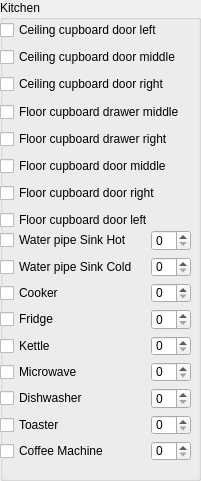
   <widget class="QGroupBox" name="groupBox_4">
    <property name="geometry">
     <rect>
      <x>470</x>
      <y>10</y>
      <width>201</width>
      <height>481</height>
     </rect>
    </property>
    <property name="title">
     <string>Kitchen</string>
    </property>
    <widget class="QWidget" name="widget_4" native="true">
     <property name="geometry">
      <rect>
       <x>0</x>
       <y>20</y>
       <width>191</width>
       <height>211</height>
      </rect>
     </property>
     <layout class="QVBoxLayout" name="verticalLayout_22">
      <item>
       <widget class="QWidgetMod" name="qWidgetMod_21">
        <property name="GroupId">
         <number>10</number>
        </property>
        <layout class="QHBoxLayout" name="horizontalLayout_14">
         <property name="spacing">
          <number>0</number>
         </property>
         <property name="margin">
          <number>0</number>
         </property>
         <item>
          <widget class="CheckBoxUI" name="checkBoxUI_21">
           <property name="text">
            <string>Ceiling cupboard door left</string>
           </property>
           <property name="SensorId">
            <number>3</number>
           </property>
           <property name="SensorType">
            <number>0</number>
           </property>
           <property name="SensorHighMessage">
            <string>high</string>
           </property>
           <property name="SensorLowMessage">
            <string>low</string>
           </property>
           <property name="testValue" stdset="0">
            <number>123</number>
           </property>
          </widget>
         </item>
        </layout>
       </widget>
      </item>
      <item>
       <widget class="QWidgetMod" name="qWidgetMod_22">
        <property name="GroupId">
         <number>10</number>
        </property>
        <layout class="QHBoxLayout" name="horizontalLayout_15">
         <property name="spacing">
          <number>0</number>
         </property>
         <property name="margin">
          <number>0</number>
         </property>
         <item>
          <widget class="CheckBoxUI" name="checkBoxUI_22">
           <property name="text">
            <string>Ceiling cupboard door middle</string>
           </property>
           <property name="SensorId">
            <number>4</number>
           </property>
           <property name="SensorType">
            <number>0</number>
           </property>
           <property name="SensorHighMessage">
            <string>high</string>
           </property>
           <property name="SensorLowMessage">
            <string>low</string>
           </property>
           <property name="testValue" stdset="0">
            <number>123</number>
           </property>
          </widget>
         </item>
        </layout>
       </widget>
      </item>
      <item>
       <widget class="QWidgetMod" name="qWidgetMod_23">
        <property name="GroupId">
         <number>10</number>
        </property>
        <layout class="QHBoxLayout" name="horizontalLayout_16">
         <property name="spacing">
          <number>0</number>
         </property>
         <property name="margin">
          <number>0</number>
         </property>
         <item>
          <widget class="CheckBoxUI" name="checkBoxUI_23">
           <property name="text">
            <string>Ceiling cupboard door right</string>
           </property>
           <property name="SensorId">
            <number>5</number>
           </property>
           <property name="SensorType">
            <number>0</number>
           </property>
           <property name="SensorHighMessage">
            <string>high</string>
           </property>
           <property name="SensorLowMessage">
            <string>low</string>
           </property>
           <property name="testValue" stdset="0">
            <number>123</number>
           </property>
          </widget>
         </item>
        </layout>
       </widget>
      </item>
      <item>
       <widget class="QWidgetMod" name="qWidgetMod_24">
        <property name="GroupId">
         <number>10</number>
        </property>
        <layout class="QHBoxLayout" name="horizontalLayout_17">
         <property name="spacing">
          <number>0</number>
         </property>
         <property name="margin">
          <number>0</number>
         </property>
         <item>
          <widget class="CheckBoxUI" name="checkBoxUI_24">
           <property name="text">
            <string>Floor cupboard drawer middle</string>
           </property>
           <property name="SensorId">
            <number>6</number>
           </property>
           <property name="SensorType">
            <number>0</number>
           </property>
           <property name="SensorHighMessage">
            <string>high</string>
           </property>
           <property name="SensorLowMessage">
            <string>low</string>
           </property>
           <property name="testValue" stdset="0">
            <number>123</number>
           </property>
          </widget>
         </item>
        </layout>
       </widget>
      </item>
      <item>
       <widget class="QWidgetMod" name="qWidgetMod_25">
        <property name="GroupId">
         <number>10</number>
        </property>
        <layout class="QHBoxLayout" name="horizontalLayout_18">
         <property name="spacing">
          <number>0</number>
         </property>
         <property name="margin">
          <number>0</number>
         </property>
         <item>
          <widget class="CheckBoxUI" name="checkBoxUI_25">
           <property name="text">
            <string>Floor cupboard drawer right</string>
           </property>
           <property name="SensorId">
            <number>7</number>
           </property>
           <property name="SensorType">
            <number>0</number>
           </property>
           <property name="SensorHighMessage">
            <string>high</string>
           </property>
           <property name="SensorLowMessage">
            <string>low</string>
           </property>
           <property name="testValue" stdset="0">
            <number>123</number>
           </property>
          </widget>
         </item>
        </layout>
       </widget>
      </item>
      <item>
       <widget class="QWidgetMod" name="qWidgetMod_26">
        <property name="GroupId">
         <number>10</number>
        </property>
        <layout class="QHBoxLayout" name="horizontalLayout_19">
         <property name="spacing">
          <number>0</number>
         </property>
         <property name="margin">
          <number>0</number>
         </property>
         <item>
          <widget class="CheckBoxUI" name="checkBoxUI_26">
           <property name="text">
            <string>Floor cupboard door middle</string>
           </property>
           <property name="SensorId">
            <number>8</number>
           </property>
           <property name="SensorType">
            <number>0</number>
           </property>
           <property name="SensorHighMessage">
            <string>high</string>
           </property>
           <property name="SensorLowMessage">
            <string>low</string>
           </property>
           <property name="testValue" stdset="0">
            <number>123</number>
           </property>
          </widget>
         </item>
        </layout>
       </widget>
      </item>
      <item>
       <widget class="QWidgetMod" name="qWidgetMod_27">
        <property name="GroupId">
         <number>10</number>
        </property>
        <layout class="QHBoxLayout" name="horizontalLayout_20">
         <property name="spacing">
          <number>0</number>
         </property>
         <property name="margin">
          <number>0</number>
         </property>
         <item>
          <widget class="CheckBoxUI" name="checkBoxUI_27">
           <property name="text">
            <string>Floor cupboard door right</string>
           </property>
           <property name="SensorId">
            <number>9</number>
           </property>
           <property name="SensorType">
            <number>0</number>
           </property>
           <property name="SensorHighMessage">
            <string>high</string>
           </property>
           <property name="SensorLowMessage">
            <string>low</string>
           </property>
           <property name="testValue" stdset="0">
            <number>123</number>
           </property>
          </widget>
         </item>
        </layout>
       </widget>
      </item>
      <item>
       <widget class="QWidgetMod" name="qWidgetMod_28">
        <property name="GroupId">
         <number>10</number>
        </property>
        <layout class="QHBoxLayout" name="horizontalLayout_21">
         <property name="spacing">
          <number>0</number>
         </property>
         <property name="margin">
          <number>0</number>
         </property>
         <item>
          <widget class="CheckBoxUI" name="checkBoxUI_28">
           <property name="text">
            <string>Floor cupboard door left</string>
           </property>
           <property name="SensorId">
            <number>10</number>
           </property>
           <property name="SensorType">
            <number>0</number>
           </property>
           <property name="SensorHighMessage">
            <string>high</string>
           </property>
           <property name="SensorLowMessage">
            <string>low</string>
           </property>
           <property name="testValue" stdset="0">
            <number>123</number>
           </property>
          </widget>
         </item>
        </layout>
       </widget>
      </item>
     </layout>
    </widget>
    <widget class="QWidget" name="widget_5" native="true">
     <property name="geometry">
      <rect>
       <x>0</x>
       <y>230</y>
       <width>191</width>
       <height>231</height>
      </rect>
     </property>
     <layout class="QVBoxLayout" name="verticalLayout_33">
      <item>
       <widget class="QWidgetMod" name="qWidgetMod_60">
        <property name="GroupId">
         <number>10</number>
        </property>
        <layout class="QHBoxLayout" name="horizontalLayout_54">
         <property name="spacing">
          <number>0</number>
         </property>
         <property name="margin">
          <number>0</number>
         </property>
         <item>
          <widget class="CheckBoxUI" name="checkBoxUI_61">
           <property name="text">
            <string>Water pipe Sink Hot</string>
           </property>
           <property name="SensorId">
            <number>1</number>
           </property>
           <property name="SensorType">
            <number>2</number>
           </property>
           <property name="SensorHighMessage">
            <string>on</string>
           </property>
           <property name="SensorLowMessage">
            <string>off</string>
           </property>
           <property name="testValue" stdset="0">
            <number>123</number>
           </property>
          </widget>
         </item>
         <item>
          <widget class="SpinBoxMod" name="spinBoxMod_5">
           <property name="GroupId">
            <number>10</number>
           </property>
           <property name="ValueIncreasedMessage">
            <string>increasing</string>
           </property>
           <property name="ValueDecreasedMessage">
            <string>decreasing</string>
           </property>
           <property name="maximumSize">
            <size>
             <width>40</width>
             <height>16777215</height>
            </size>
           </property>
          </widget>
         </item>
        </layout>
       </widget>
      </item>
      <item>
       <widget class="QWidgetMod" name="qWidgetMod_20">
        <property name="GroupId">
         <number>10</number>
        </property>
        <layout class="QHBoxLayout" name="horizontalLayout_2">
         <property name="spacing">
          <number>0</number>
         </property>
         <property name="margin">
          <number>0</number>
         </property>
         <item>
          <widget class="CheckBoxUI" name="checkBoxUI_20">
           <property name="text">
            <string>Water pipe Sink Cold</string>
           </property>
           <property name="SensorId">
            <number>2</number>
           </property>
           <property name="SensorType">
            <number>1</number>
           </property>
           <property name="SensorHighMessage">
            <string>on</string>
           </property>
           <property name="SensorLowMessage">
            <string>off</string>
           </property>
           <property name="testValue" stdset="0">
            <number>123</number>
           </property>
          </widget>
         </item>
         <item>
          <widget class="SpinBoxMod" name="spinBoxMod_2">
           <property name="GroupId">
            <number>10</number>
           </property>
           <property name="ValueIncreasedMessage">
            <string>increasing</string>
           </property>
           <property name="ValueDecreasedMessage">
            <string>decreasing</string>
           </property>
           <property name="maximumSize">
            <size>
             <width>40</width>
             <height>16777215</height>
            </size>
           </property>
          </widget>
         </item>
        </layout>
       </widget>
      </item>
      <item>
       <widget class="QWidgetMod" name="qWidgetMod_29">
        <property name="GroupId">
         <number>10</number>
        </property>
        <layout class="QHBoxLayout" name="horizontalLayout_22">
         <property name="spacing">
          <number>0</number>
         </property>
         <property name="margin">
          <number>0</number>
         </property>
         <item>
          <widget class="CheckBoxUI" name="checkBoxUI_29">
           <property name="text">
            <string>Cooker</string>
           </property>
           <property name="SensorId">
            <number>44</number>
           </property>
           <property name="SensorType">
            <number>4</number>
           </property>
           <property name="SensorHighMessage">
            <string>on</string>
           </property>
           <property name="SensorLowMessage">
            <string>off</string>
           </property>
           <property name="testValue" stdset="0">
            <number>123</number>
           </property>
          </widget>
         </item>
         <item>
          <widget class="SpinBoxMod" name="spinBoxMod_6">
           <property name="GroupId">
            <number>10</number>
           </property>
           <property name="ValueIncreasedMessage">
            <string>increasing</string>
           </property>
           <property name="ValueDecreasedMessage">
            <string>decreasing</string>
           </property>
           <property name="maximumSize">
            <size>
             <width>40</width>
             <height>16777215</height>
            </size>
           </property>
          </widget>
         </item>
        </layout>
       </widget>
      </item>
      <item>
       <widget class="QWidgetMod" name="qWidgetMod_30">
        <property name="GroupId">
         <number>10</number>
        </property>
        <layout class="QHBoxLayout" name="horizontalLayout_23">
         <property name="spacing">
          <number>0</number>
         </property>
         <property name="margin">
          <number>0</number>
         </property>
         <item>
          <widget class="CheckBoxUI" name="checkBoxUI_30">
           <property name="text">
            <string>Fridge </string>
           </property>
           <property name="SensorId">
            <number>50</number>
           </property>
           <property name="SensorType">
            <number>4</number>
           </property>
           <property name="SensorHighMessage">
            <string>on</string>
           </property>
           <property name="SensorLowMessage">
            <string>off</string>
           </property>
           <property name="testValue" stdset="0">
            <number>123</number>
           </property>
          </widget>
         </item>
         <item>
          <widget class="SpinBoxMod" name="spinBoxMod_7">
           <property name="GroupId">
            <number>10</number>
           </property>
           <property name="ValueIncreasedMessage">
            <string>increasing</string>
           </property>
           <property name="ValueDecreasedMessage">
            <string>decreasing</string>
           </property>
           <property name="maximumSize">
            <size>
             <width>40</width>
             <height>16777215</height>
            </size>
           </property>
          </widget>
         </item>
        </layout>
       </widget>
      </item>
      <item>
       <widget class="QWidgetMod" name="qWidgetMod_31">
        <property name="GroupId">
         <number>10</number>
        </property>
        <layout class="QHBoxLayout" name="horizontalLayout_24">
         <property name="spacing">
          <number>0</number>
         </property>
         <property name="margin">
          <number>0</number>
         </property>
         <item>
          <widget class="CheckBoxUI" name="checkBoxUI_31">
           <property name="text">
            <string>Kettle</string>
           </property>
           <property name="SensorId">
            <number>51</number>
           </property>
           <property name="SensorType">
            <number>4</number>
           </property>
           <property name="SensorHighMessage">
            <string>on</string>
           </property>
           <property name="SensorLowMessage">
            <string>off</string>
           </property>
           <property name="testValue" stdset="0">
            <number>123</number>
           </property>
          </widget>
         </item>
         <item>
          <widget class="SpinBoxMod" name="spinBoxMod_8">
           <property name="GroupId">
            <number>10</number>
           </property>
           <property name="ValueIncreasedMessage">
            <string>increasing</string>
           </property>
           <property name="ValueDecreasedMessage">
            <string>decreasing</string>
           </property>
           <property name="maximumSize">
            <size>
             <width>40</width>
             <height>16777215</height>
            </size>
           </property>
          </widget>
         </item>
        </layout>
       </widget>
      </item>
      <item>
       <widget class="QWidgetMod" name="qWidgetMod_32">
        <property name="GroupId">
         <number>10</number>
        </property>
        <layout class="QHBoxLayout" name="horizontalLayout_25">
         <property name="spacing">
          <number>0</number>
         </property>
         <property name="margin">
          <number>0</number>
         </property>
         <item>
          <widget class="CheckBoxUI" name="checkBoxUI_32">
           <property name="text">
            <string>Microwave</string>
           </property>
           <property name="SensorId">
            <number>54</number>
           </property>
           <property name="SensorType">
            <number>4</number>
           </property>
           <property name="SensorHighMessage">
            <string>on</string>
           </property>
           <property name="SensorLowMessage">
            <string>off</string>
           </property>
           <property name="testValue" stdset="0">
            <number>123</number>
           </property>
          </widget>
         </item>
         <item>
          <widget class="SpinBoxMod" name="spinBoxMod_9">
           <property name="GroupId">
            <number>10</number>
           </property>
           <property name="ValueIncreasedMessage">
            <string>increasing</string>
           </property>
           <property name="ValueDecreasedMessage">
            <string>decreasing</string>
           </property>
           <property name="maximumSize">
            <size>
             <width>40</width>
             <height>16777215</height>
            </size>
           </property>
          </widget>
         </item>
        </layout>
       </widget>
      </item>
      <item>
       <widget class="QWidgetMod" name="qWidgetMod_33">
        <property name="GroupId">
         <number>10</number>
        </property>
        <layout class="QHBoxLayout" name="horizontalLayout_26">
         <property name="spacing">
          <number>0</number>
         </property>
         <property name="margin">
          <number>0</number>
         </property>
         <item>
          <widget class="CheckBoxUI" name="checkBoxUI_33">
           <property name="text">
            <string>Dishwasher</string>
           </property>
           <property name="SensorId">
            <number>55</number>
           </property>
           <property name="SensorType">
            <number>4</number>
           </property>
           <property name="SensorHighMessage">
            <string>on</string>
           </property>
           <property name="SensorLowMessage">
            <string>off</string>
           </property>
           <property name="testValue" stdset="0">
            <number>123</number>
           </property>
          </widget>
         </item>
         <item>
          <widget class="SpinBoxMod" name="spinBoxMod_10">
           <property name="GroupId">
            <number>10</number>
           </property>
           <property name="ValueIncreasedMessage">
            <string>increasing</string>
           </property>
           <property name="ValueDecreasedMessage">
            <string>decreasing</string>
           </property>
           <property name="maximumSize">
            <size>
             <width>40</width>
             <height>16777215</height>
            </size>
           </property>
          </widget>
         </item>
        </layout>
       </widget>
      </item>
      <item>
       <widget class="QWidgetMod" name="qWidgetMod_34">
        <property name="GroupId">
         <number>10</number>
        </property>
        <layout class="QHBoxLayout" name="horizontalLayout_27">
         <property name="spacing">
          <number>0</number>
         </property>
         <property name="margin">
          <number>0</number>
         </property>
         <item>
          <widget class="CheckBoxUI" name="checkBoxUI_34">
           <property name="text">
            <string>Toaster</string>
           </property>
           <property name="SensorId">
            <number>56</number>
           </property>
           <property name="SensorType">
            <number>4</number>
           </property>
           <property name="SensorHighMessage">
            <string>on</string>
           </property>
           <property name="SensorLowMessage">
            <string>off</string>
           </property>
           <property name="testValue" stdset="0">
            <number>123</number>
           </property>
          </widget>
         </item>
         <item>
          <widget class="SpinBoxMod" name="spinBoxMod_11">
           <property name="GroupId">
            <number>10</number>
           </property>
           <property name="ValueIncreasedMessage">
            <string>increasing</string>
           </property>
           <property name="ValueDecreasedMessage">
            <string>decreasing</string>
           </property>
           <property name="maximumSize">
            <size>
             <width>40</width>
             <height>16777215</height>
            </size>
           </property>
          </widget>
         </item>
        </layout>
       </widget>
      </item>
      <item>
       <widget class="QWidgetMod" name="qWidgetMod_54">
        <property name="GroupId">
         <number>10</number>
        </property>
        <layout class="QHBoxLayout" name="horizontalLayout_45">
         <property name="spacing">
          <number>0</number>
         </property>
         <property name="margin">
          <number>0</number>
         </property>
         <item>
          <widget class="CheckBoxUI" name="checkBoxUI_52">
           <property name="text">
            <string>Coffee Machine</string>
           </property>
           <property name="SensorId">
            <number>58</number>
           </property>
           <property name="SensorType">
            <number>4</number>
           </property>
           <property name="SensorHighMessage">
            <string>on</string>
           </property>
           <property name="SensorLowMessage">
            <string>off</string>
           </property>
           <property name="testValue" stdset="0">
            <number>123</number>
           </property>
          </widget>
         </item>
         <item>
          <widget class="SpinBoxMod" name="spinBoxMod_22">
           <property name="GroupId">
            <number>10</number>
           </property>
           <property name="ValueIncreasedMessage">
            <string>increasing</string>
           </property>
           <property name="ValueDecreasedMessage">
            <string>decreasing</string>
           </property>
           <property name="maximumSize">
            <size>
             <width>40</width>
             <height>16777215</height>
            </size>
           </property>
          </widget>
         </item>
        </layout>
       </widget>
      </item>
     </layout>
    </widget>
   </widget>
